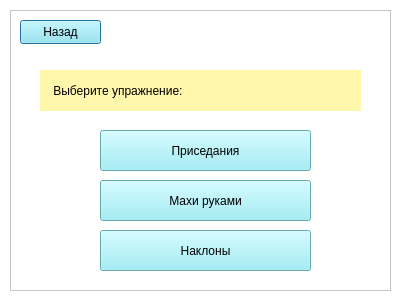
<?xml version="1.0" encoding="UTF-8"?>
<ui version="4.0">
 <class>Dialog</class>
 <widget class="QDialog" name="Dialog">
  <property name="geometry">
   <rect>
    <x>0</x>
    <y>0</y>
    <width>400</width>
    <height>306</height>
   </rect>
  </property>
  <property name="windowTitle">
   <string>Dialog</string>
  </property>
  <property name="styleSheet">
   <string notr="true">background-color:rgb(255, 255, 255);</string>
  </property>
  <widget class="QFrame" name="frame">
   <property name="geometry">
    <rect>
     <x>10</x>
     <y>10</y>
     <width>381</width>
     <height>281</height>
    </rect>
   </property>
   <property name="frameShape">
    <enum>QFrame::StyledPanel</enum>
   </property>
   <property name="frameShadow">
    <enum>QFrame::Raised</enum>
   </property>
   <widget class="QPushButton" name="pushButton">
    <property name="geometry">
     <rect>
      <x>10</x>
      <y>10</y>
      <width>81</width>
      <height>24</height>
     </rect>
    </property>
    <property name="styleSheet">
     <string notr="true">font:14pt &quot;Century Gothic&quot;;
background-color: rgb(142, 236, 245);</string>
    </property>
    <property name="text">
     <string>Назад</string>
    </property>
    <property name="icon">
     <iconset>
      <normaloff>icons/arrow_back_FILL0_wght400_GRAD0_opsz48.svg</normaloff>icons/arrow_back_FILL0_wght400_GRAD0_opsz48.svg</iconset>
    </property>
   </widget>
   <widget class="QPushButton" name="pushButton_2">
    <property name="geometry">
     <rect>
      <x>90</x>
      <y>120</y>
      <width>211</width>
      <height>41</height>
     </rect>
    </property>
    <property name="styleSheet">
     <string notr="true">font: 700 16pt &quot;Century Gothic&quot;;
background-color: rgb(142, 236, 245);</string>
    </property>
    <property name="text">
     <string>Приседания</string>
    </property>
   </widget>
   <widget class="QPushButton" name="pushButton_3">
    <property name="geometry">
     <rect>
      <x>90</x>
      <y>170</y>
      <width>211</width>
      <height>41</height>
     </rect>
    </property>
    <property name="styleSheet">
     <string notr="true">font: 700 16pt &quot;Century Gothic&quot;;
background-color: rgb(142, 236, 245);</string>
    </property>
    <property name="text">
     <string>Махи руками</string>
    </property>
   </widget>
   <widget class="QPushButton" name="pushButton_4">
    <property name="geometry">
     <rect>
      <x>90</x>
      <y>220</y>
      <width>211</width>
      <height>41</height>
     </rect>
    </property>
    <property name="styleSheet">
     <string notr="true">font: 700 16pt &quot;Century Gothic&quot;;
background-color: rgb(142, 236, 245);</string>
    </property>
    <property name="text">
     <string>Наклоны</string>
    </property>
   </widget>
   <widget class="QLabel" name="label">
    <property name="geometry">
     <rect>
      <x>30</x>
      <y>60</y>
      <width>321</width>
      <height>41</height>
     </rect>
    </property>
    <property name="styleSheet">
     <string notr="true">font: 700 18pt &quot;Century Gothic&quot;;
background-color: rgb(255, 247, 172);</string>
    </property>
    <property name="text">
     <string>    Выберите упражнение:</string>
    </property>
   </widget>
  </widget>
 </widget>
 <resources/>
 <connections/>
</ui>
